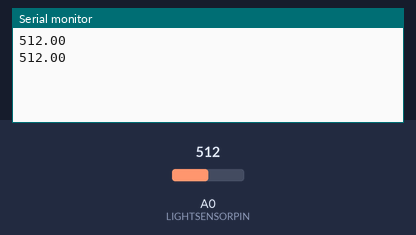
This sketch was run on a simulated Arduino Uno, built with avr-gcc and run on an emulated ATmega328P. Parts: the last lines printed to the serial monitor. The test bench sets the inputs (shaded band); at power-on: A0 (LIGHTSENSORPIN) = 512.

Above: at 1.8 s.
1.9 s: A0 (LIGHTSENSORPIN) set to 716
At 2.3 s:
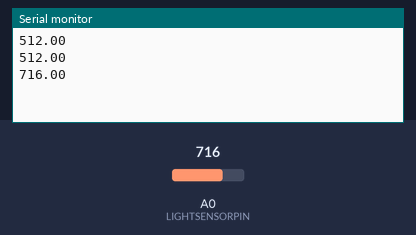
3.4 s: A0 (LIGHTSENSORPIN) set to 900
At 4.8 s:
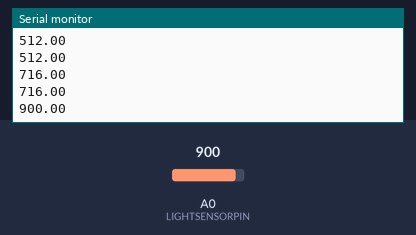
Timing chart, 0 to 6.4 s (numbered marks = the images above; inputs shaded):
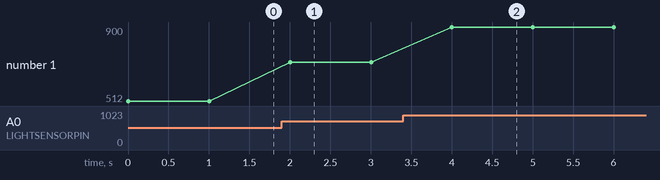

The sketch:

TEMT6000_Ambient_Light.ino
```cpp
#define LIGHTSENSORPIN A0 //Ambient light sensor reading

void setup() {
  pinMode(LIGHTSENSORPIN,  INPUT);
  Serial.begin(9600);
}

void loop() {
  float reading = analogRead(LIGHTSENSORPIN); //Read light level
  Serial.println(reading);                    //Display reading in serial monitor
  delay(1000);
}
```

Measured:
- after the input at 1.9 s, the serial monitor: prints a new line after 0.10 s (image 1)
- after the input at 3.4 s, the serial monitor: prints a new line after 0.60 s (image 2)
- plotted number 1: 512 → 716 after the input at 1.9 s, 716 → 900 after the input at 3.4 s
